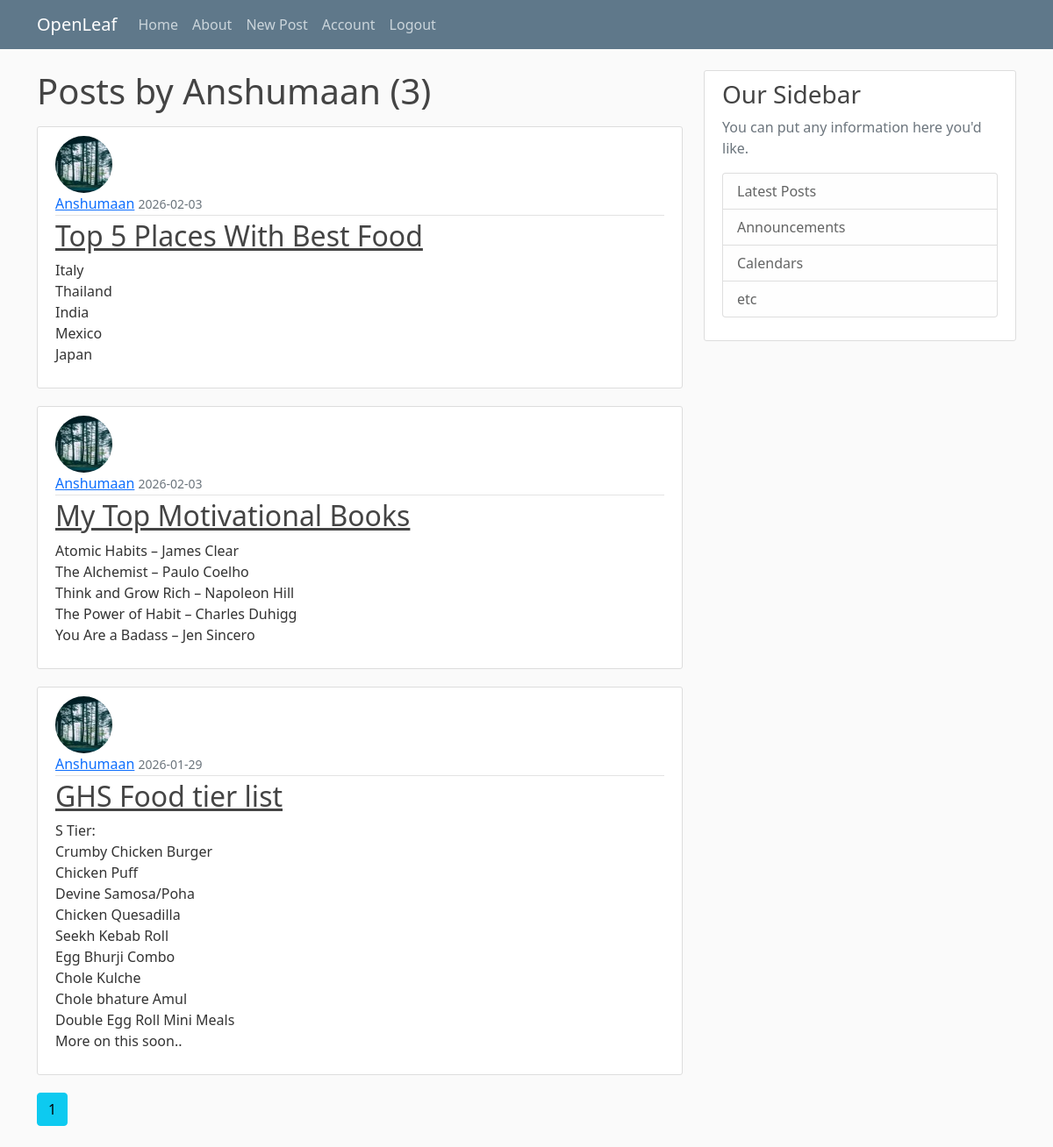
/user/Anshumaan (signed in), run on the app's committed database.
### main/models.py (models this page shows, shortened)
class User(db.Model, UserMixin):
    id = db.Column(db.Integer, primary_key=True)
    username = db.Column(db.String(20), unique=True, nullable=False)
    email = db.Column(db.String(120), unique=True, nullable=False)
    image_file = db.Column(db.String(20), nullable=False, default='default.jpg')
    password = db.Column(db.String(60), nullable=False)
    posts = db.relationship('Post', backref='author', lazy=True)

class Post(db.Model):
    id = db.Column(db.Integer, primary_key=True)
    title = db.Column(db.String(100), nullable=False)
    date_posted = db.Column(db.DateTime, nullable=False, default=datetime.utcnow)
    content = db.Column(db.Text, nullable=False)
    user_id = db.Column(db.Integer, db.ForeignKey('user.id'), nullable=False)

### main/users/routes.py (the view)
@users.route("/user/<string:username>")
def user_posts(username):
    page = request.args.get('page', 1, type=int)
    user = User.query.filter_by(username=username).first_or_404()
    posts = Post.query.filter_by(author=user) \
        .order_by(Post.date_posted.desc()) \
        .paginate(page=page, per_page=5)
    return render_template('user_post.html', posts=posts, user=user)

### main/models.py (called while the page is built)
@login_manager.user_loader
def load_user(user_id):
    return User.query.get(int(user_id))

### main/templates/user_post.html
{% extends "layout.html" %}
{% block content %}
    <h1 class="mb-3">Posts by {{ user.username }} ({{ posts.total }})</h1>
    {% for post in posts.items %}
        <article class="media content-section">
          <img class="rounded-circle article-img"
               src="{{ url_for('static', filename='profile_pics/' + post.author.image_file)}}">
          <div class="media-body">
            <div class="article-metadata">
              <a class="mr-2" href="{{ url_for('users.user_posts', username=post.author.username) }}">
                  {{ post.author.username }}</a>
              <small class="text-muted">{{ post.date_posted.strftime('%Y-%m-%d') }}</small>
            </div>
            <h2><a class="article-title" href="{{ url_for('posts.post', post_id=post.id)}}">{{ post.title }}</a></h2>
            <p class="article-content">{{ post.content }}</p>
          </div>
        </article>
    {% endfor %}
    {% for page_num in posts.iter_pages(left_edge=1, right_edge=1, left_current=1, right_current=2) %}
      {% if page_num %}
        {% if posts.page == page_num %}
          <a class="btn btn-info mb-4" href="{{ url_for('users.user_posts', username=user.username, page=page_num) }}">
              {{ page_num }}</a>
        {% else %}
          <a class="btn btn-outline-info mb-4" href="{{ url_for('users.user_posts', username=user.username,
           page=page_num) }}">{{ page_num }}</a>
        {% endif %}
      {% else %}
        ...
      {% endif %}
    {% endfor %}
{% endblock content %}

### main/static/style.css (style rules this page uses)
body { background: #fafafa; color: #333333; margin-top: 5rem; }
h1, h2, h3, h4, h5, h6 { color: #444444; }
.content-section { background: #ffffff; padding: 10px 20px; border: 1px solid #dddddd; border-radius: 3px; margin-bottom: 20px; }
.article-title { color: #444444; }
.article-content { white-space: pre-line; }
.article-img { height: 65px; width: 65px; margin-right: 16px; }
.article-metadata { padding-bottom: 1px; margin-bottom: 4px; border-bottom: 1px solid #e3e3e3 }

### data on the page
User: username "Anshumaan"
Post: image_file (picture), author.username "Anshumaan", date_posted "2026-02-03", title "Top 5 Places With Best Food", content "Italy Thailand India Mexico Japan"
Post: image_file (picture), author.username "Anshumaan", date_posted "2026-02-03", title "My Top Motivational Books", content "Atomic Habits – James Clear The Alchemist – Paulo Coelho Think and Grow Rich – Napoleon Hill The Power of Habit – Charles Duhigg You Are a Badass – Jen Sincero"
Post: image_file (picture), author.username "Anshumaan", date_posted "2026-01-29", title "GHS Food tier list", content "S Tier: Crumby Chicken Burger Chicken Puff Devine Samosa/Poha Chicken Quesadilla Seekh Kebab Roll Egg Bhurji Combo Chole Kulche Chole bhature Amul Double Egg Roll Mini Meals More on this soon.."

### other printed values
{{ posts.total }} "3"
{{ page_num }} "1"
